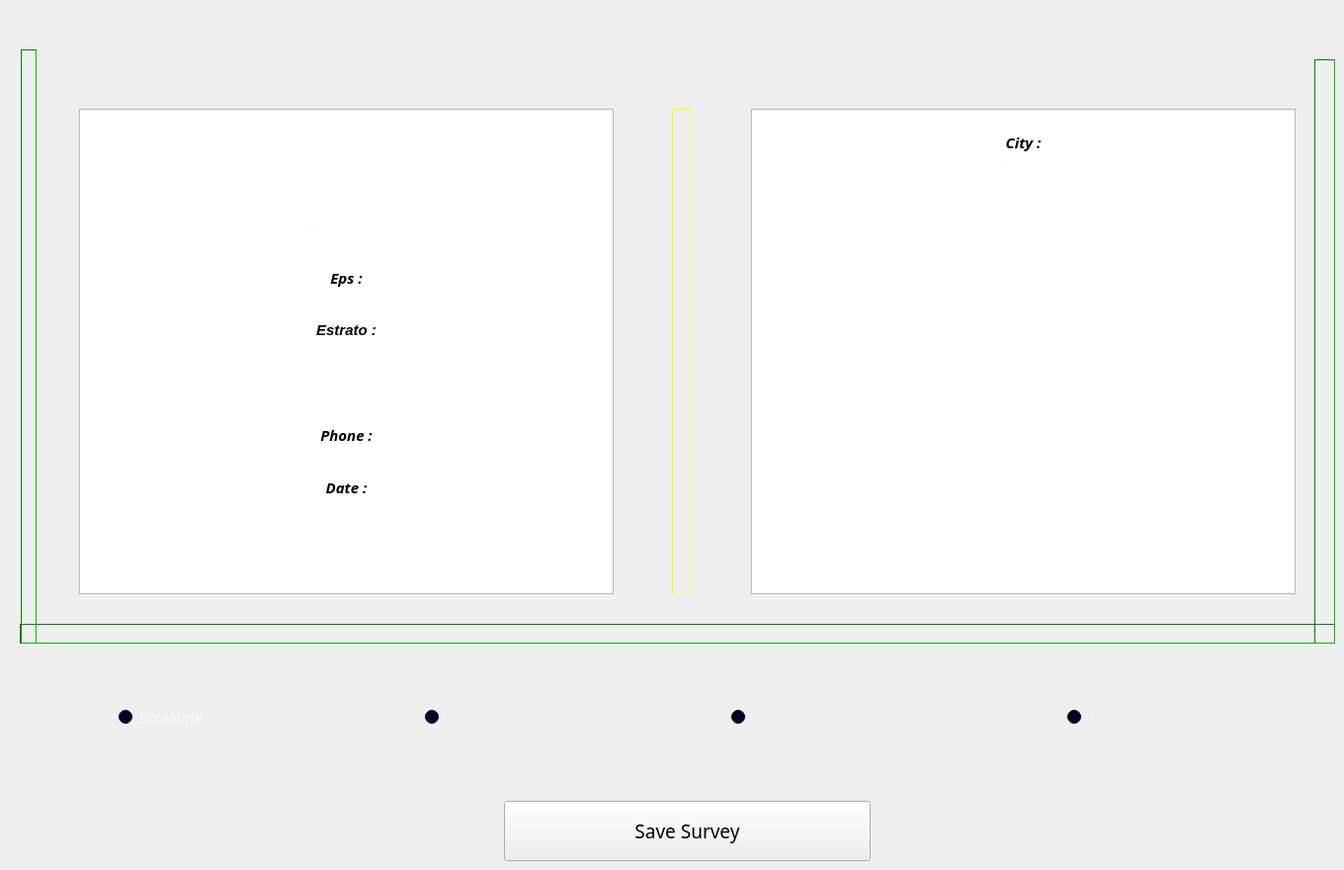
     <widget class="QWidget" name="tab_survey">
      <attribute name="title">
       <string> Survey </string>
      </attribute>
      <widget class="QRadioButton" name="radio_exc">
       <property name="geometry">
        <rect>
         <x>120</x>
         <y>690</y>
         <width>211</width>
         <height>71</height>
        </rect>
       </property>
       <property name="palette">
        <palette>
         <active>
          <colorrole role="WindowText">
           <brush brushstyle="SolidPattern">
            <color alpha="255">
             <red>247</red>
             <green>247</green>
             <blue>247</blue>
            </color>
           </brush>
          </colorrole>
          <colorrole role="Button">
           <brush brushstyle="SolidPattern">
            <color alpha="255">
             <red>0</red>
             <green>0</green>
             <blue>39</blue>
            </color>
           </brush>
          </colorrole>
          <colorrole role="Base">
           <brush brushstyle="SolidPattern">
            <color alpha="255">
             <red>0</red>
             <green>0</green>
             <blue>39</blue>
            </color>
           </brush>
          </colorrole>
          <colorrole role="Window">
           <brush brushstyle="SolidPattern">
            <color alpha="255">
             <red>0</red>
             <green>0</green>
             <blue>39</blue>
            </color>
           </brush>
          </colorrole>
         </active>
         <inactive>
          <colorrole role="WindowText">
           <brush brushstyle="SolidPattern">
            <color alpha="255">
             <red>247</red>
             <green>247</green>
             <blue>247</blue>
            </color>
           </brush>
          </colorrole>
          <colorrole role="Button">
           <brush brushstyle="SolidPattern">
            <color alpha="255">
             <red>0</red>
             <green>0</green>
             <blue>39</blue>
            </color>
           </brush>
          </colorrole>
          <colorrole role="Base">
           <brush brushstyle="SolidPattern">
            <color alpha="255">
             <red>0</red>
             <green>0</green>
             <blue>39</blue>
            </color>
           </brush>
          </colorrole>
          <colorrole role="Window">
           <brush brushstyle="SolidPattern">
            <color alpha="255">
             <red>0</red>
             <green>0</green>
             <blue>39</blue>
            </color>
           </brush>
          </colorrole>
         </inactive>
         <disabled>
          <colorrole role="WindowText">
           <brush brushstyle="SolidPattern">
            <color alpha="255">
             <red>120</red>
             <green>120</green>
             <blue>120</blue>
            </color>
           </brush>
          </colorrole>
          <colorrole role="Button">
           <brush brushstyle="SolidPattern">
            <color alpha="255">
             <red>0</red>
             <green>0</green>
             <blue>39</blue>
            </color>
           </brush>
          </colorrole>
          <colorrole role="Base">
           <brush brushstyle="SolidPattern">
            <color alpha="255">
             <red>0</red>
             <green>0</green>
             <blue>39</blue>
            </color>
           </brush>
          </colorrole>
          <colorrole role="Window">
           <brush brushstyle="SolidPattern">
            <color alpha="255">
             <red>0</red>
             <green>0</green>
             <blue>39</blue>
            </color>
           </brush>
          </colorrole>
         </disabled>
        </palette>
       </property>
       <property name="font">
        <font>
         <family>Franklin Gothic Medium</family>
         <pointsize>12</pointsize>
         <weight>50</weight>
         <italic>true</italic>
         <bold>false</bold>
        </font>
       </property>
       <property name="styleSheet">
        <string notr="true">font-color: rgb(244, 244, 244);</string>
       </property>
       <property name="text">
        <string>Excelente</string>
       </property>
      </widget>
      <widget class="QRadioButton" name="radio_well">
       <property name="geometry">
        <rect>
         <x>430</x>
         <y>690</y>
         <width>201</width>
         <height>71</height>
        </rect>
       </property>
       <property name="palette">
        <palette>
         <active>
          <colorrole role="WindowText">
           <brush brushstyle="SolidPattern">
            <color alpha="255">
             <red>237</red>
             <green>237</green>
             <blue>237</blue>
            </color>
           </brush>
          </colorrole>
          <colorrole role="Button">
           <brush brushstyle="SolidPattern">
            <color alpha="255">
             <red>0</red>
             <green>0</green>
             <blue>39</blue>
            </color>
           </brush>
          </colorrole>
          <colorrole role="Base">
           <brush brushstyle="SolidPattern">
            <color alpha="255">
             <red>0</red>
             <green>0</green>
             <blue>39</blue>
            </color>
           </brush>
          </colorrole>
          <colorrole role="Window">
           <brush brushstyle="SolidPattern">
            <color alpha="255">
             <red>0</red>
             <green>0</green>
             <blue>39</blue>
            </color>
           </brush>
          </colorrole>
         </active>
         <inactive>
          <colorrole role="WindowText">
           <brush brushstyle="SolidPattern">
            <color alpha="255">
             <red>237</red>
             <green>237</green>
             <blue>237</blue>
            </color>
           </brush>
          </colorrole>
          <colorrole role="Button">
           <brush brushstyle="SolidPattern">
            <color alpha="255">
             <red>0</red>
             <green>0</green>
             <blue>39</blue>
            </color>
           </brush>
          </colorrole>
          <colorrole role="Base">
           <brush brushstyle="SolidPattern">
            <color alpha="255">
             <red>0</red>
             <green>0</green>
             <blue>39</blue>
            </color>
           </brush>
          </colorrole>
          <colorrole role="Window">
           <brush brushstyle="SolidPattern">
            <color alpha="255">
             <red>0</red>
             <green>0</green>
             <blue>39</blue>
            </color>
           </brush>
          </colorrole>
         </inactive>
         <disabled>
          <colorrole role="WindowText">
           <brush brushstyle="SolidPattern">
            <color alpha="255">
             <red>120</red>
             <green>120</green>
             <blue>120</blue>
            </color>
           </brush>
          </colorrole>
          <colorrole role="Button">
           <brush brushstyle="SolidPattern">
            <color alpha="255">
             <red>0</red>
             <green>0</green>
             <blue>39</blue>
            </color>
           </brush>
          </colorrole>
          <colorrole role="Base">
           <brush brushstyle="SolidPattern">
            <color alpha="255">
             <red>0</red>
             <green>0</green>
             <blue>39</blue>
            </color>
           </brush>
          </colorrole>
          <colorrole role="Window">
           <brush brushstyle="SolidPattern">
            <color alpha="255">
             <red>0</red>
             <green>0</green>
             <blue>39</blue>
            </color>
           </brush>
          </colorrole>
         </disabled>
        </palette>
       </property>
       <property name="font">
        <font>
         <family>Franklin Gothic Medium</family>
         <pointsize>12</pointsize>
         <weight>50</weight>
         <italic>true</italic>
         <bold>false</bold>
         <underline>true</underline>
        </font>
       </property>
       <property name="focusPolicy">
        <enum>Qt::TabFocus</enum>
       </property>
       <property name="text">
        <string>Bueno</string>
       </property>
      </widget>
      <widget class="QRadioButton" name="radio_reg">
       <property name="enabled">
        <bool>true</bool>
       </property>
       <property name="geometry">
        <rect>
         <x>740</x>
         <y>690</y>
         <width>231</width>
         <height>71</height>
        </rect>
       </property>
       <property name="palette">
        <palette>
         <active>
          <colorrole role="WindowText">
           <brush brushstyle="SolidPattern">
            <color alpha="255">
             <red>236</red>
             <green>236</green>
             <blue>236</blue>
            </color>
           </brush>
          </colorrole>
          <colorrole role="Button">
           <brush brushstyle="SolidPattern">
            <color alpha="255">
             <red>0</red>
             <green>0</green>
             <blue>39</blue>
            </color>
           </brush>
          </colorrole>
          <colorrole role="Base">
           <brush brushstyle="SolidPattern">
            <color alpha="255">
             <red>0</red>
             <green>0</green>
             <blue>39</blue>
            </color>
           </brush>
          </colorrole>
          <colorrole role="Window">
           <brush brushstyle="SolidPattern">
            <color alpha="255">
             <red>0</red>
             <green>0</green>
             <blue>39</blue>
            </color>
           </brush>
          </colorrole>
         </active>
         <inactive>
          <colorrole role="WindowText">
           <brush brushstyle="SolidPattern">
            <color alpha="255">
             <red>236</red>
             <green>236</green>
             <blue>236</blue>
            </color>
           </brush>
          </colorrole>
          <colorrole role="Button">
           <brush brushstyle="SolidPattern">
            <color alpha="255">
             <red>0</red>
             <green>0</green>
             <blue>39</blue>
            </color>
           </brush>
          </colorrole>
          <colorrole role="Base">
           <brush brushstyle="SolidPattern">
            <color alpha="255">
             <red>0</red>
             <green>0</green>
             <blue>39</blue>
            </color>
           </brush>
          </colorrole>
          <colorrole role="Window">
           <brush brushstyle="SolidPattern">
            <color alpha="255">
             <red>0</red>
             <green>0</green>
             <blue>39</blue>
            </color>
           </brush>
          </colorrole>
         </inactive>
         <disabled>
          <colorrole role="WindowText">
           <brush brushstyle="SolidPattern">
            <color alpha="255">
             <red>120</red>
             <green>120</green>
             <blue>120</blue>
            </color>
           </brush>
          </colorrole>
          <colorrole role="Button">
           <brush brushstyle="SolidPattern">
            <color alpha="255">
             <red>0</red>
             <green>0</green>
             <blue>39</blue>
            </color>
           </brush>
          </colorrole>
          <colorrole role="Base">
           <brush brushstyle="SolidPattern">
            <color alpha="255">
             <red>0</red>
             <green>0</green>
             <blue>39</blue>
            </color>
           </brush>
          </colorrole>
          <colorrole role="Window">
           <brush brushstyle="SolidPattern">
            <color alpha="255">
             <red>0</red>
             <green>0</green>
             <blue>39</blue>
            </color>
           </brush>
          </colorrole>
         </disabled>
        </palette>
       </property>
       <property name="font">
        <font>
         <family>Franklin Gothic Medium</family>
         <pointsize>12</pointsize>
         <weight>50</weight>
         <italic>true</italic>
         <bold>false</bold>
        </font>
       </property>
       <property name="autoFillBackground">
        <bool>false</bool>
       </property>
       <property name="text">
        <string>Regular</string>
       </property>
      </widget>
      <widget class="QRadioButton" name="radio_null">
       <property name="geometry">
        <rect>
         <x>1080</x>
         <y>690</y>
         <width>171</width>
         <height>71</height>
        </rect>
       </property>
       <property name="palette">
        <palette>
         <active>
          <colorrole role="WindowText">
           <brush brushstyle="SolidPattern">
            <color alpha="255">
             <red>236</red>
             <green>236</green>
             <blue>236</blue>
            </color>
           </brush>
          </colorrole>
          <colorrole role="Button">
           <brush brushstyle="SolidPattern">
            <color alpha="255">
             <red>0</red>
             <green>0</green>
             <blue>39</blue>
            </color>
           </brush>
          </colorrole>
          <colorrole role="Base">
           <brush brushstyle="SolidPattern">
            <color alpha="255">
             <red>0</red>
             <green>0</green>
             <blue>39</blue>
            </color>
           </brush>
          </colorrole>
          <colorrole role="Window">
           <brush brushstyle="SolidPattern">
            <color alpha="255">
             <red>0</red>
             <green>0</green>
             <blue>39</blue>
            </color>
           </brush>
          </colorrole>
         </active>
         <inactive>
          <colorrole role="WindowText">
           <brush brushstyle="SolidPattern">
            <color alpha="255">
             <red>236</red>
             <green>236</green>
             <blue>236</blue>
            </color>
           </brush>
          </colorrole>
          <colorrole role="Button">
           <brush brushstyle="SolidPattern">
            <color alpha="255">
             <red>0</red>
             <green>0</green>
             <blue>39</blue>
            </color>
           </brush>
          </colorrole>
          <colorrole role="Base">
           <brush brushstyle="SolidPattern">
            <color alpha="255">
             <red>0</red>
             <green>0</green>
             <blue>39</blue>
            </color>
           </brush>
          </colorrole>
          <colorrole role="Window">
           <brush brushstyle="SolidPattern">
            <color alpha="255">
             <red>0</red>
             <green>0</green>
             <blue>39</blue>
            </color>
           </brush>
          </colorrole>
         </inactive>
         <disabled>
          <colorrole role="WindowText">
           <brush brushstyle="SolidPattern">
            <color alpha="255">
             <red>120</red>
             <green>120</green>
             <blue>120</blue>
            </color>
           </brush>
          </colorrole>
          <colorrole role="Button">
           <brush brushstyle="SolidPattern">
            <color alpha="255">
             <red>0</red>
             <green>0</green>
             <blue>39</blue>
            </color>
           </brush>
          </colorrole>
          <colorrole role="Base">
           <brush brushstyle="SolidPattern">
            <color alpha="255">
             <red>0</red>
             <green>0</green>
             <blue>39</blue>
            </color>
           </brush>
          </colorrole>
          <colorrole role="Window">
           <brush brushstyle="SolidPattern">
            <color alpha="255">
             <red>0</red>
             <green>0</green>
             <blue>39</blue>
            </color>
           </brush>
          </colorrole>
         </disabled>
        </palette>
       </property>
       <property name="text">
        <string>Malo</string>
       </property>
      </widget>
      <widget class="QListWidget" name="listUser">
       <property name="enabled">
        <bool>true</bool>
       </property>
       <property name="geometry">
        <rect>
         <x>80</x>
         <y>110</y>
         <width>541</width>
         <height>491</height>
        </rect>
       </property>
       <property name="font">
        <font>
         <family>Franklin Gothic Medium</family>
         <pointsize>12</pointsize>
         <weight>50</weight>
         <italic>true</italic>
         <bold>false</bold>
         <kerning>true</kerning>
        </font>
       </property>
       <property name="tabletTracking">
        <bool>false</bool>
       </property>
       <property name="focusPolicy">
        <enum>Qt::StrongFocus</enum>
       </property>
       <property name="acceptDrops">
        <bool>false</bool>
       </property>
       <property name="autoFillBackground">
        <bool>false</bool>
       </property>
       <property name="frameShape">
        <enum>QFrame::StyledPanel</enum>
       </property>
       <property name="frameShadow">
        <enum>QFrame::Sunken</enum>
       </property>
       <property name="lineWidth">
        <number>14</number>
       </property>
       <property name="midLineWidth">
        <number>10</number>
       </property>
       <property name="tabKeyNavigation">
        <bool>true</bool>
       </property>
       <property name="movement">
        <enum>QListView::Snap</enum>
       </property>
       <property name="isWrapping" stdset="0">
        <bool>false</bool>
       </property>
       <property name="resizeMode">
        <enum>QListView::Fixed</enum>
       </property>
       <property name="layoutMode">
        <enum>QListView::SinglePass</enum>
       </property>
       <property name="spacing">
        <number>26</number>
       </property>
       <property name="gridSize">
        <size>
         <width>25</width>
         <height>53</height>
        </size>
       </property>
       <property name="viewMode">
        <enum>QListView::ListMode</enum>
       </property>
       <property name="modelColumn">
        <number>0</number>
       </property>
       <property name="uniformItemSizes">
        <bool>true</bool>
       </property>
       <property name="wordWrap">
        <bool>false</bool>
       </property>
       <property name="selectionRectVisible">
        <bool>true</bool>
       </property>
       <property name="currentRow">
        <number>-1</number>
       </property>
       <property name="sortingEnabled">
        <bool>false</bool>
       </property>
       <item>
        <property name="text">
         <string>Name :</string>
        </property>
        <property name="font">
         <font>
          <family>Segoe UI</family>
          <pointsize>11</pointsize>
          <weight>75</weight>
          <bold>true</bold>
         </font>
        </property>
        <property name="textAlignment">
         <set>AlignCenter</set>
        </property>
        <property name="background">
         <brush brushstyle="NoBrush">
          <color alpha="255">
           <red>0</red>
           <green>0</green>
           <blue>63</blue>
          </color>
         </brush>
        </property>
        <property name="foreground">
         <brush brushstyle="SolidPattern">
          <color alpha="255">
           <red>247</red>
           <green>255</green>
           <blue>255</blue>
          </color>
         </brush>
        </property>
       </item>
       <item>
        <property name="text">
         <string>Age</string>
        </property>
        <property name="font">
         <font>
          <family>Segoe UI</family>
          <pointsize>11</pointsize>
          <weight>75</weight>
          <bold>true</bold>
         </font>
        </property>
        <property name="textAlignment">
         <set>AlignCenter</set>
        </property>
        <property name="foreground">
         <brush brushstyle="SolidPattern">
          <color alpha="255">
           <red>247</red>
           <green>255</green>
           <blue>255</blue>
          </color>
         </brush>
        </property>
       </item>
       <item>
        <property name="text">
         <string>Identification :</string>
        </property>
        <property name="font">
         <font>
          <family>Segoe UI</family>
          <pointsize>11</pointsize>
          <weight>75</weight>
          <bold>true</bold>
         </font>
        </property>
        <property name="textAlignment">
         <set>AlignCenter</set>
        </property>
        <property name="background">
         <brush brushstyle="NoBrush">
          <color alpha="255">
           <red>0</red>
           <green>0</green>
           <blue>63</blue>
          </color>
         </brush>
        </property>
        <property name="foreground">
         <brush brushstyle="SolidPattern">
          <color alpha="255">
           <red>247</red>
           <green>255</green>
           <blue>255</blue>
          </color>
         </brush>
        </property>
       </item>
       <item>
        <property name="text">
         <string>Eps :</string>
        </property>
        <property name="font">
         <font>
          <pointsize>11</pointsize>
          <weight>75</weight>
          <bold>true</bold>
         </font>
        </property>
        <property name="textAlignment">
         <set>AlignCenter</set>
        </property>
        <property name="foreground">
         <brush brushstyle="NoBrush">
          <color alpha="255">
           <red>247</red>
           <green>255</green>
           <blue>255</blue>
          </color>
         </brush>
        </property>
       </item>
       <item>
        <property name="text">
         <string>Estrato :</string>
        </property>
        <property name="font">
         <font>
          <family>Segoe UI</family>
          <pointsize>11</pointsize>
          <weight>75</weight>
          <bold>true</bold>
         </font>
        </property>
        <property name="textAlignment">
         <set>AlignCenter</set>
        </property>
        <property name="foreground">
         <brush brushstyle="NoBrush">
          <color alpha="255">
           <red>247</red>
           <green>255</green>
           <blue>255</blue>
          </color>
         </brush>
        </property>
       </item>
       <item>
        <property name="text">
         <string>City :</string>
        </property>
        <property name="font">
         <font>
          <pointsize>11</pointsize>
          <weight>75</weight>
          <bold>true</bold>
         </font>
        </property>
        <property name="textAlignment">
         <set>AlignCenter</set>
        </property>
        <property name="foreground">
         <brush brushstyle="SolidPattern">
          <color alpha="255">
           <red>247</red>
           <green>255</green>
           <blue>255</blue>
          </color>
         </brush>
        </property>
       </item>
       <item>
        <property name="text">
         <string>Phone :</string>
        </property>
        <property name="font">
         <font>
          <pointsize>11</pointsize>
          <weight>75</weight>
          <bold>true</bold>
         </font>
        </property>
        <property name="textAlignment">
         <set>AlignCenter</set>
        </property>
        <property name="foreground">
         <brush brushstyle="NoBrush">
          <color alpha="255">
           <red>247</red>
           <green>255</green>
           <blue>255</blue>
          </color>
         </brush>
        </property>
       </item>
       <item>
        <property name="text">
         <string>Date :</string>
        </property>
        <property name="font">
         <font>
          <pointsize>11</pointsize>
          <weight>75</weight>
          <bold>true</bold>
         </font>
        </property>
        <property name="textAlignment">
         <set>AlignCenter</set>
        </property>
        <property name="foreground">
         <brush brushstyle="NoBrush">
          <color alpha="255">
           <red>247</red>
           <green>255</green>
           <blue>255</blue>
          </color>
         </brush>
        </property>
       </item>
      </widget>
      <widget class="QListWidget" name="listCenter">
       <property name="geometry">
        <rect>
         <x>760</x>
         <y>110</y>
         <width>551</width>
         <height>491</height>
        </rect>
       </property>
       <property name="font">
        <font>
         <family>Franklin Gothic Medium</family>
         <pointsize>12</pointsize>
         <weight>50</weight>
         <italic>true</italic>
         <bold>false</bold>
        </font>
       </property>
       <property name="frameShadow">
        <enum>QFrame::Sunken</enum>
       </property>
       <property name="spacing">
        <number>27</number>
       </property>
       <item>
        <property name="text">
         <string>Name :</string>
        </property>
        <property name="font">
         <font>
          <pointsize>11</pointsize>
          <weight>75</weight>
          <bold>true</bold>
         </font>
        </property>
        <property name="textAlignment">
         <set>AlignCenter</set>
        </property>
        <property name="foreground">
         <brush brushstyle="SolidPattern">
          <color alpha="255">
           <red>247</red>
           <green>255</green>
           <blue>255</blue>
          </color>
         </brush>
        </property>
       </item>
       <item>
        <property name="text">
         <string>City :</string>
        </property>
        <property name="font">
         <font>
          <pointsize>11</pointsize>
          <weight>75</weight>
          <bold>true</bold>
         </font>
        </property>
        <property name="textAlignment">
         <set>AlignCenter</set>
        </property>
        <property name="foreground">
         <brush brushstyle="NoBrush">
          <color alpha="255">
           <red>247</red>
           <green>255</green>
           <blue>255</blue>
          </color>
         </brush>
        </property>
       </item>
       <item>
        <property name="text">
         <string>Level :</string>
        </property>
        <property name="font">
         <font>
          <pointsize>11</pointsize>
          <weight>75</weight>
          <bold>true</bold>
         </font>
        </property>
        <property name="textAlignment">
         <set>AlignCenter</set>
        </property>
        <property name="foreground">
         <brush brushstyle="SolidPattern">
          <color alpha="255">
           <red>247</red>
           <green>255</green>
           <blue>255</blue>
          </color>
         </brush>
        </property>
       </item>
       <item>
        <property name="text">
         <string>Service :</string>
        </property>
        <property name="font">
         <font>
          <pointsize>11</pointsize>
          <weight>75</weight>
          <bold>true</bold>
         </font>
        </property>
        <property name="textAlignment">
         <set>AlignCenter</set>
        </property>
        <property name="foreground">
         <brush brushstyle="SolidPattern">
          <color alpha="255">
           <red>247</red>
           <green>255</green>
           <blue>255</blue>
          </color>
         </brush>
        </property>
       </item>
       <item>
        <property name="text">
         <string>Benefited :</string>
        </property>
        <property name="font">
         <font>
          <pointsize>11</pointsize>
          <weight>75</weight>
          <bold>true</bold>
         </font>
        </property>
        <property name="textAlignment">
         <set>AlignCenter</set>
        </property>
        <property name="foreground">
         <brush brushstyle="SolidPattern">
          <color alpha="255">
           <red>247</red>
           <green>255</green>
           <blue>255</blue>
          </color>
         </brush>
        </property>
       </item>
      </widget>
      <widget class="Line" name="line">
       <property name="geometry">
        <rect>
         <x>680</x>
         <y>110</y>
         <width>20</width>
         <height>491</height>
        </rect>
       </property>
       <property name="styleSheet">
        <string notr="true">
        border: 0.5px solid yellow;
        border-style: inset;
   
</string>
       </property>
       <property name="frameShadow">
        <enum>QFrame::Plain</enum>
       </property>
       <property name="orientation">
        <enum>Qt::Vertical</enum>
       </property>
      </widget>
      <widget class="Line" name="line_2">
       <property name="geometry">
        <rect>
         <x>20</x>
         <y>631</y>
         <width>1331</width>
         <height>20</height>
        </rect>
       </property>
       <property name="styleSheet">
        <string notr="true">
        border: 0.5px solid green;
        border-style: inset;
   
</string>
       </property>
       <property name="frameShadow">
        <enum>QFrame::Plain</enum>
       </property>
       <property name="orientation">
        <enum>Qt::Horizontal</enum>
       </property>
      </widget>
      <widget class="Line" name="line_3">
       <property name="geometry">
        <rect>
         <x>21</x>
         <y>50</y>
         <width>16</width>
         <height>601</height>
        </rect>
       </property>
       <property name="styleSheet">
        <string notr="true">
        border: 0.5px solid green;
        border-style: inset;
   
</string>
       </property>
       <property name="frameShadow">
        <enum>QFrame::Plain</enum>
       </property>
       <property name="orientation">
        <enum>Qt::Vertical</enum>
       </property>
      </widget>
      <widget class="Line" name="line_4">
       <property name="geometry">
        <rect>
         <x>1330</x>
         <y>60</y>
         <width>21</width>
         <height>591</height>
        </rect>
       </property>
       <property name="styleSheet">
        <string notr="true">
        border: 0.5px solid green;
        border-style: inset;
   
</string>
       </property>
       <property name="frameShadow">
        <enum>QFrame::Plain</enum>
       </property>
       <property name="orientation">
        <enum>Qt::Vertical</enum>
       </property>
      </widget>
      <widget class="QPushButton" name="btn_survey">
       <property name="geometry">
        <rect>
         <x>510</x>
         <y>810</y>
         <width>371</width>
         <height>61</height>
        </rect>
       </property>
       <property name="font">
        <font>
         <family>Segoe UI Black</family>
         <pointsize>14</pointsize>
         <weight>10</weight>
         <italic>false</italic>
         <bold>false</bold>
        </font>
       </property>
       <property name="styleSheet">
        <string notr="true">border-style:inset;
border-radius : 30px;
background-color : rgb(230, 252, 255);
color : rgb(0, 0, 63);
font: 75 14pt &quot;&quot;;
font: 87 14pt &quot;Segoe UI Black&quot;;
border:5px solid rgb(47, 255, 221);


margin-right: 10px solid white;
margin-left: 5px solid rgb(0, 0, 63);

QPushButton::!selected:hover {
    background: rgb(79, 138, 232);
}




</string>
       </property>
       <property name="text">
        <string>Save Survey</string>
       </property>
      </widget>
      <zorder>radio_well</zorder>
      <zorder>radio_reg</zorder>
      <zorder>radio_null</zorder>
      <zorder>radio_exc</zorder>
      <zorder>listUser</zorder>
      <zorder>listCenter</zorder>
      <zorder>line</zorder>
      <zorder>line_2</zorder>
      <zorder>line_3</zorder>
      <zorder>line_4</zorder>
      <zorder>btn_survey</zorder>
     </widget>
